Frame 1 (no input): blank canvas, image omitted
Frame 60 (no input): blank canvas, image omitted
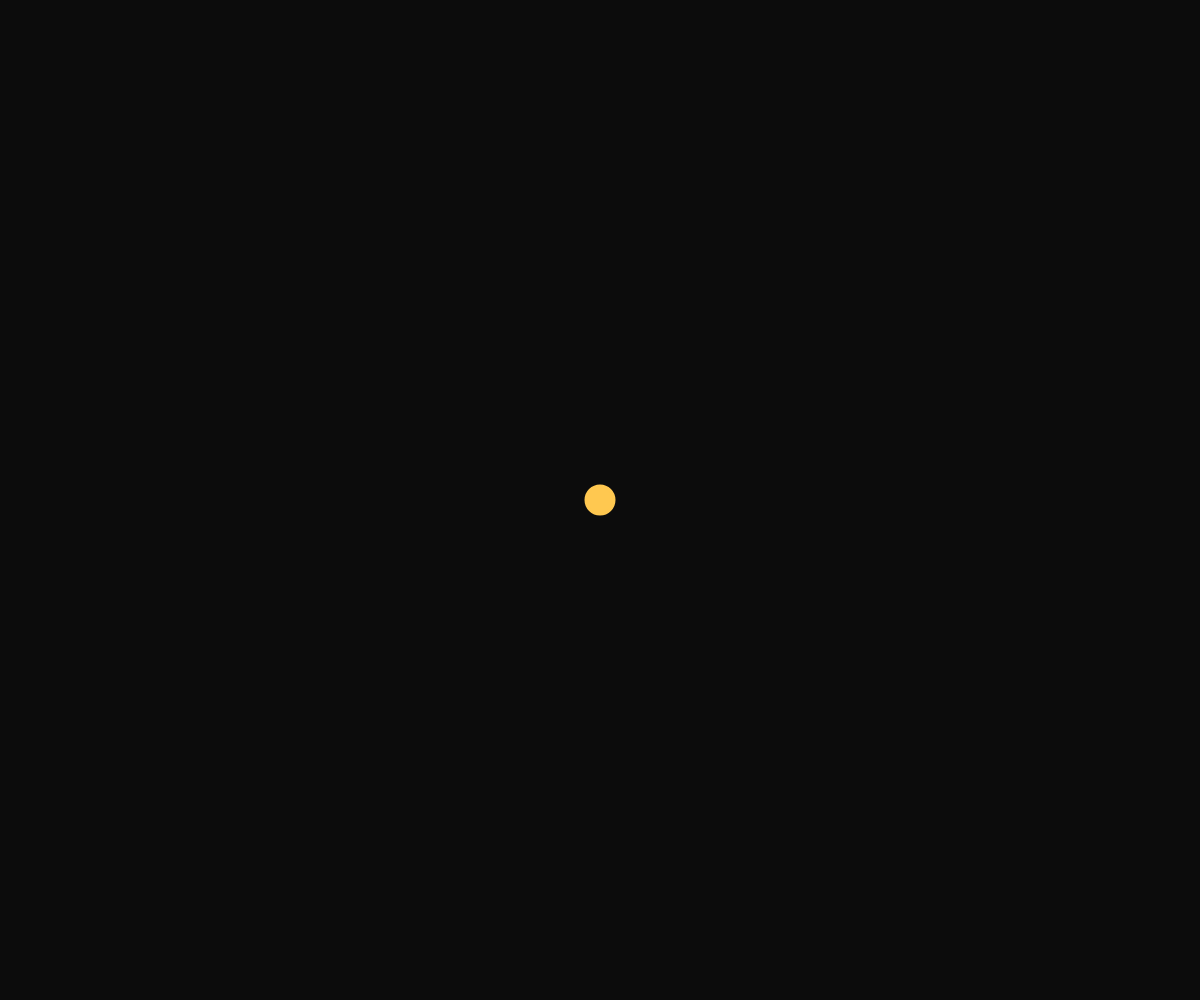
Frame 120 (the mouse pressed at the canvas centre since frame 60)

The p5.js sketch whose frames 1 and 60 were blank and that drew this single picture after the mouse press (run headless with seeded random() and noise() and a simulated clock; from frame 60 on, the mouse is pressed at the canvas centre):

// p5.js sketch
// ── sketch.js
// ghost-echo — nothing happens until it is touched, and then it keeps the mark.
// It is entry 1103's shape with the puzzle taken out: no_motion, a dot where it
// is clicked, a line where it is dragged. Idle, the canvas never changes, so the
// strip is four identical frames and a judge learns nothing from it; under the
// ghost pointer the same sketch draws the script it was given, which is the whole
// claim ghost.png makes (docs/plans/auto-mouse.md §5, 2026-09-21).
//
// The marks are painted straight onto the canvas in the handlers, never in
// draw(), which is what keeps no_motion true: draw() touches nothing, so the
// idle window's first and last frames are the same pixels.

function setup() {
  createCanvas(windowWidth, windowHeight);
  randomSeed(1);
  noiseSeed(1);
  background(12);
  stroke(255, 200, 80);
  strokeWeight(3);
  noFill();
}

function draw() {
  // Deliberately empty. frameCount still advances, so frame_advancing is true
  // and the sketch has not declared itself static: it is waiting.
}

function mousePressed() {
  fill(255, 200, 80);
  ellipse(mouseX, mouseY, 28, 28);
  noFill();
}

function mouseDragged() {
  line(pmouseX, pmouseY, mouseX, mouseY);
}

function windowResized() {
  resizeCanvas(windowWidth, windowHeight);
  background(12);
}
